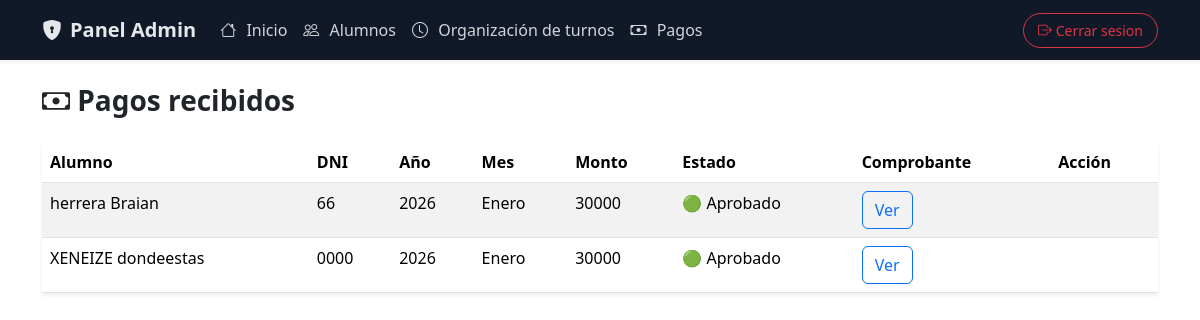
Screenshot of /admin/pagos (signed in) with the database file from the repository.
### models.py (models this page shows)
class Pago(db.Model):
    __tablename__ = "pagos"
    id = db.Column(db.Integer, primary_key=True)
    alumno_id = db.Column(db.Integer, db.ForeignKey("alumnos.id"))
    mes = db.Column(db.Integer)
    anio = db.Column(db.Integer)
    monto = db.Column(db.Integer, default=30000)
    comprobante = db.Column(db.String(200))
    estado = db.Column(db.String(20), default="pendiente")

class Alumno(db.Model):
    __tablename__ = "alumnos"
    id = db.Column(db.Integer, primary_key=True)
    nombre = db.Column(db.String(50), nullable=False)
    apellido = db.Column(db.String(50), nullable=False)
    dni = db.Column(db.String(20), nullable=False, unique=True)
    edad = db.Column(db.Integer, nullable=False)
    turno = db.Column(db.String(20), nullable=False)
    fecha_alta = db.Column(db.Date, default=date.today)
    pagos = db.relationship("Pago", backref="alumno", lazy=True)

### main.py (the view)
@app.route("/admin/pagos")
def admin_pagos():
    if session.get("rol") != "admin":
        return redirect("/login")
    pagos = Pago.query.all()
    for pago in pagos:
        try:
            pago.mes_nombre = MESES_ES_NUM.get(int(pago.mes), "Mes invalido")
        except ValueError:
            pago.mes_nombre = pago.mes
    return render_template("admin/pagos.html", pagos=pagos)

### templates/admin/pagos.html (shortened to what this page needs)
{% extends "admin/base_admin.html" %}
{% block body %}
<h3 class="fw-bold mb-4">
    <i class="bi bi-cash"></i> Pagos recibidos
</h3>
<table class="table table-striped shadow-sm">
    <thead>
        <tr>
            <th>Alumno</th>
            <th>DNI</th>
            <th>Año</th>
            <th>Mes</th>
            <th>Monto</th>
            <th>Estado</th>
            <th>Comprobante</th>
            <th>Acción</th>
        </tr>
    </thead>
    <tbody>
        {% for pago in pagos %}
        <tr>
            <td>{{ pago.alumno.apellido }} {{ pago.alumno.nombre }}</td>
            <td>{{ pago.alumno.dni }}</td>
            <td>{{ pago.anio }}</td>
            <td>{{ pago.mes_nombre }}</td>
            <td>{{ pago.monto }}</td>
            <td>
                {% if pago.estado == "enviado" %}
                    🟡 En revisión
                {% elif pago.estado == "aprobado" %}
                    🟢 Aprobado
                {% endif %}
            </td>
            <td>
                {% if pago.comprobante %}
                <a href="{{ url_for('static', filename='comprobantes/' + pago.comprobante) }}"
                   target="_blank"
                   class="btn btb-sm btn-outline-primary">
                    Ver
                </a>
                {% endif %}
            </td>
            <td>
            </td>
        </tr>
        {% endfor %}
    </tbody>
</table>
{% endblock %}

### rows the page displays
Pago: alumno.apellido "herrera", alumno.nombre "Braian", alumno.dni "66", anio "2026", mes_nombre "Enero", monto "30000", estado "🟢 Aprobado"
Pago: alumno.apellido "XENEIZE", alumno.nombre "dondeestas", alumno.dni "0000", anio "2026", mes_nombre "Enero", monto "30000", estado "🟢 Aprobado"
